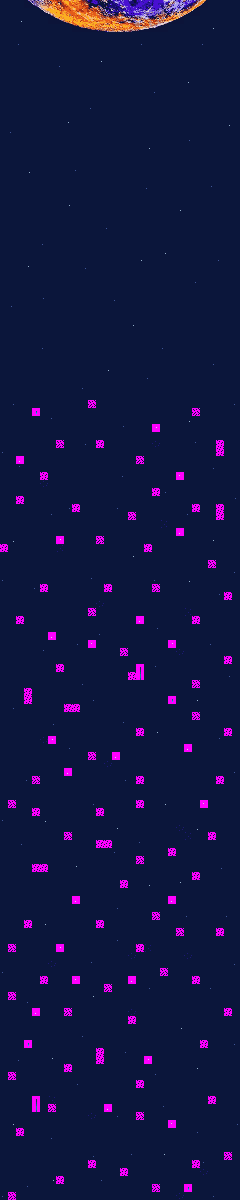

The image is a tile-based game level rendered from a .tmx file. Its description and source (layers, tilesets, objects; grid data summarised) follow:
An orthogonal 30x150 tile map with 8x8 px tiles, 2 tile layers (map_mission1_bg, map_mission1_fg) and 55 objects (54x spawner, player).

<map version="1.4" tiledversion="1.4.2" orientation="orthogonal" renderorder="left-up" width="30" height="150" tilewidth="8" tileheight="8" infinite="0" backgroundcolor="#2b2b2b" nextlayerid="5" nextobjectid="60">
 <tileset firstgid="1" name="tiles" tilewidth="8" tileheight="8" tilecount="1024" columns="32">
  <image source="tiles.bmp" trans="ff00ff" width="256" height="256" />
 </tileset>
 <layer id="1" name="map_mission1_bg" width="30" height="150">
  <data>[4500 cells, 4500 non-empty, 81 distinct tile ids]</data>
 </layer>
 <layer id="3" name="map_mission1_fg" width="30" height="150">
  <data>[4500 cells, 119 non-empty, 8 distinct tile ids]</data>
 </layer>
 <objectgroup id="2" name="map_mission1_obj">
  <object id="1" name="player" type="player" x="120" y="1175" />
  <object id="2" name="bomb" type="spawner" x="120" y="999.163">
   <properties>
    <property name="spawnType" value="bomb" />
   </properties>
  </object>
  <object id="3" name="bomb" type="spawner" x="120.333" y="823.497">
   <properties>
    <property name="spawnType" value="bomb" />
   </properties>
  </object>
  <object id="4" name="bomb" type="spawner" x="28.1667" y="868.167">
   <properties>
    <property name="spawnType" value="bomb" />
   </properties>
  </object>
  <object id="5" name="res" type="spawner" x="172.333" y="964.67">
   <properties>
    <property name="countMax" type="int" value="3" />
    <property name="spawnType" value="resource" />
    <property name="subtype" type="int" value="1" />
   </properties>
  </object>
  <object id="9" name="res" type="spawner" x="68.667" y="964.333">
   <properties>
    <property name="countMax" type="int" value="10" />
    <property name="spawnType" value="resource" />
    <property name="subtype" type="int" value="0" />
   </properties>
  </object>
  <object id="10" name="res" type="spawner" x="34.5" y="833.167">
   <properties>
    <property name="countMax" type="int" value="3" />
    <property name="spawnType" value="resource" />
    <property name="subtype" type="int" value="2" />
   </properties>
  </object>
  <object id="11" name="res" type="spawner" x="120.167" y="744">
   <properties>
    <property name="countMax" type="int" value="3" />
    <property name="spawnType" value="resource" />
    <property name="subtype" type="int" value="-1" />
   </properties>
  </object>
  <object id="12" name="res" type="spawner" x="120.667" y="552">
   <properties>
    <property name="countMax" type="int" value="10" />
    <property name="spawnType" value="resource" />
    <property name="subtype" type="int" value="0" />
   </properties>
  </object>
  <object id="13" name="res" type="spawner" x="64.3333" y="503.833">
   <properties>
    <property name="countMax" type="int" value="3" />
    <property name="spawnType" value="resource" />
    <property name="subtype" type="int" value="1" />
   </properties>
  </object>
  <object id="14" name="res" type="spawner" x="200" y="360.333">
   <properties>
    <property name="countMax" type="int" value="10" />
    <property name="spawnType" value="resource" />
    <property name="subtype" type="int" value="0" />
   </properties>
  </object>
  <object id="15" name="res" type="spawner" x="104.167" y="105">
   <properties>
    <property name="countMax" type="int" value="3" />
    <property name="spawnType" value="resource" />
    <property name="subtype" type="int" value="-1" />
   </properties>
  </object>
  <object id="16" name="res" type="spawner" x="136.5" y="105">
   <properties>
    <property name="countMax" type="int" value="3" />
    <property name="spawnType" value="resource" />
    <property name="subtype" type="int" value="-1" />
   </properties>
  </object>
  <object id="17" name="bomb" type="spawner" x="88.6663" y="655.83">
   <properties>
    <property name="spawnType" value="bomb" />
   </properties>
  </object>
  <object id="18" name="bomb" type="spawner" x="212.166" y="565.83">
   <properties>
    <property name="spawnType" value="bomb" />
   </properties>
  </object>
  <object id="19" name="bomb" type="spawner" x="120.166" y="415.83">
   <properties>
    <property name="spawnType" value="bomb" />
   </properties>
  </object>
  <object id="20" name="bomb" type="spawner" x="40.6663" y="400.33">
   <properties>
    <property name="spawnType" value="bomb" />
   </properties>
  </object>
  <object id="21" name="bomb" type="spawner" x="200.166" y="399.83">
   <properties>
    <property name="spawnType" value="bomb" />
   </properties>
  </object>
  <object id="22" name="bomb" type="spawner" x="160.666" y="296.33">
   <properties>
    <property name="spawnType" value="bomb" />
   </properties>
  </object>
  <object id="23" name="bomb" type="spawner" x="80.1663" y="296.33">
   <properties>
    <property name="spawnType" value="bomb" />
   </properties>
  </object>
  <object id="24" name="bomb" type="spawner" x="120.666" y="207.83">
   <properties>
    <property name="spawnType" value="bomb" />
   </properties>
  </object>
  <object id="25" name="saw" type="spawner" x="224" y="800.163">
   <properties>
    <property name="spawnType" value="saw" />
   </properties>
  </object>
  <object id="26" name="saw" type="spawner" x="16.5" y="784.163">
   <properties>
    <property name="spawnType" value="saw" />
   </properties>
  </object>
  <object id="27" name="saw" type="spawner" x="120" y="679.663">
   <properties>
    <property name="spawnType" value="saw" />
   </properties>
  </object>
  <object id="28" name="saw" type="spawner" x="16.5" y="575.663">
   <properties>
    <property name="spawnType" value="saw" />
   </properties>
  </object>
  <object id="29" name="saw" type="spawner" x="40.5" y="560.163">
   <properties>
    <property name="spawnType" value="saw" />
   </properties>
  </object>
  <object id="30" name="saw" type="spawner" x="64.5" y="544.163">
   <properties>
    <property name="spawnType" value="saw" />
   </properties>
  </object>
  <object id="31" name="saw" type="spawner" x="88" y="527.663">
   <properties>
    <property name="spawnType" value="saw" />
   </properties>
  </object>
  <object id="32" name="saw" type="spawner" x="224.5" y="519.663">
   <properties>
    <property name="spawnType" value="saw" />
   </properties>
  </object>
  <object id="33" name="saw" type="spawner" x="200" y="503.663">
   <properties>
    <property name="spawnType" value="saw" />
   </properties>
  </object>
  <object id="34" name="saw" type="spawner" x="176" y="487.163">
   <properties>
    <property name="spawnType" value="saw" />
   </properties>
  </object>
  <object id="35" name="saw" type="spawner" x="152" y="472.163">
   <properties>
    <property name="spawnType" value="saw" />
   </properties>
  </object>
  <object id="36" name="sin" type="spawner" x="67" y="907.5">
   <properties>
    <property name="spawnType" value="sin" />
   </properties>
  </object>
  <object id="37" name="sin" type="spawner" x="172" y="908">
   <properties>
    <property name="spawnType" value="sin" />
   </properties>
  </object>
  <object id="38" name="bomb" type="spawner" x="212.167" y="868.167">
   <properties>
    <property name="spawnType" value="bomb" />
   </properties>
  </object>
  <object id="39" name="saw" type="spawner" x="208.5" y="759.663">
   <properties>
    <property name="spawnType" value="saw" />
   </properties>
  </object>
  <object id="40" name="saw" type="spawner" x="32" y="736.163">
   <properties>
    <property name="spawnType" value="saw" />
   </properties>
  </object>
  </objectgroup>
</map>
<!-- 18 of 55 objects omitted -->